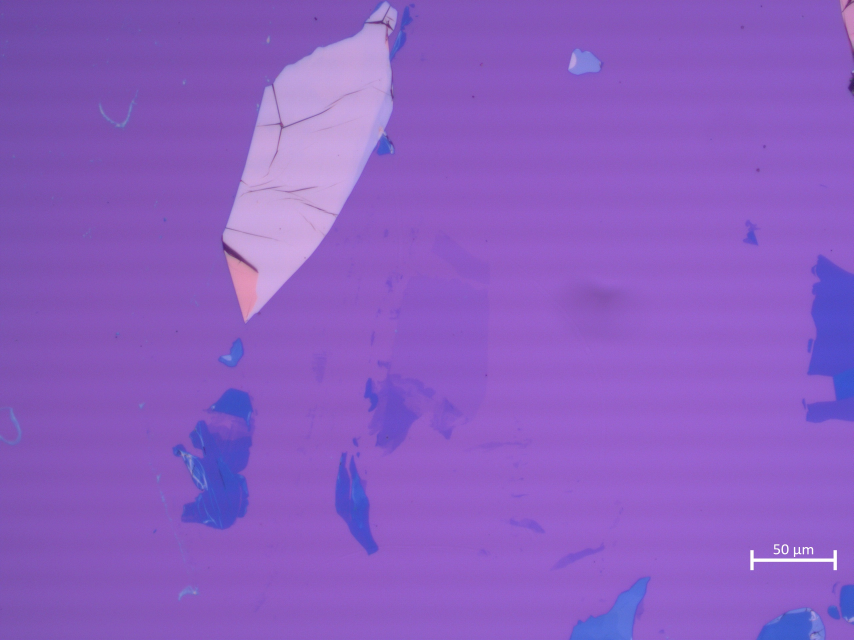
#> input picture Images/GRAPHENE/ml_4/ml_a_20x.jpg, 2560 x 1920 px (shown at 1/3 size)
$ jupyter execute --allow-errors Flake_Finding_Full.ipynb
#> lines starting #> are read from the running program, lines starting #| are printed output that depends on the picture; after the words box and inside, x2 and y2 are one past the last pixel; in counts of white or black regions, pixels touching at a corner belong together; long printed decimals are rounded
# Flake Finding Image processing Algorithm
# Kaitlin Day, Olivia Schriber, Jackson Cox

# Edge Finding

[cell 1]
# Edge Finding Code (Jackson Cox)
import cv2
import numpy as np
import math
#loading in and resizing
#adding in comment

imageusing="Images/GRAPHENE/ml_4/ml_a_20x"

#edge Detection of 50x image of biklayer flake using Canny
edge_img = cv2.imread(imageusing+".jpg")
#> edge_img is the input picture: shape (1920, 2560, 3); mean B, G, R 194.7, 93.5, 140.7
#edge_img = cv2.imread("Images/GRAPHENE/bl_2/bl_a_50x.jpg")
#edge_img = cv2.imread("Images/GRAPHENE/ml_2/mlg_a_50x.jpg")
#edge_img = cv2.imread("Images/GRAPHENE/bl_1/bl_a_10xImgWithCOM.jpg")
scale_percent = 40 # percent of original size
width = int(edge_img.shape[1] * scale_percent / 100)
#> width = 1024
height = int(edge_img.shape[0] * scale_percent / 100)
#> height = 768
dim = (width, height)
#> dim = (1024, 768)
resized = cv2.resize(edge_img, dim, interpolation = cv2.INTER_AREA)
resized_wo_rect=resized
cv2.imwrite(imageusing+"_resized.jpg", resized_wo_rect)
#cv2.imshow('first',resized)
#cv2.waitKey(0)

#image cleaning before finding contours (Order of Operations from article by Rouizi Yacine:
# https://dontrepeatyourself.org/post/edge-and-contour-detection-with-opencv-and-python/)

#convert image to grayscale
edge_gray = cv2.cvtColor(resized, cv2.COLOR_BGR2GRAY)

#blur image
edge_blur = cv2.GaussianBlur(edge_gray, (11,11), 1)

# Canny Edge Detection
edges = cv2.Canny(image=edge_blur, threshold1=1, threshold2=10)
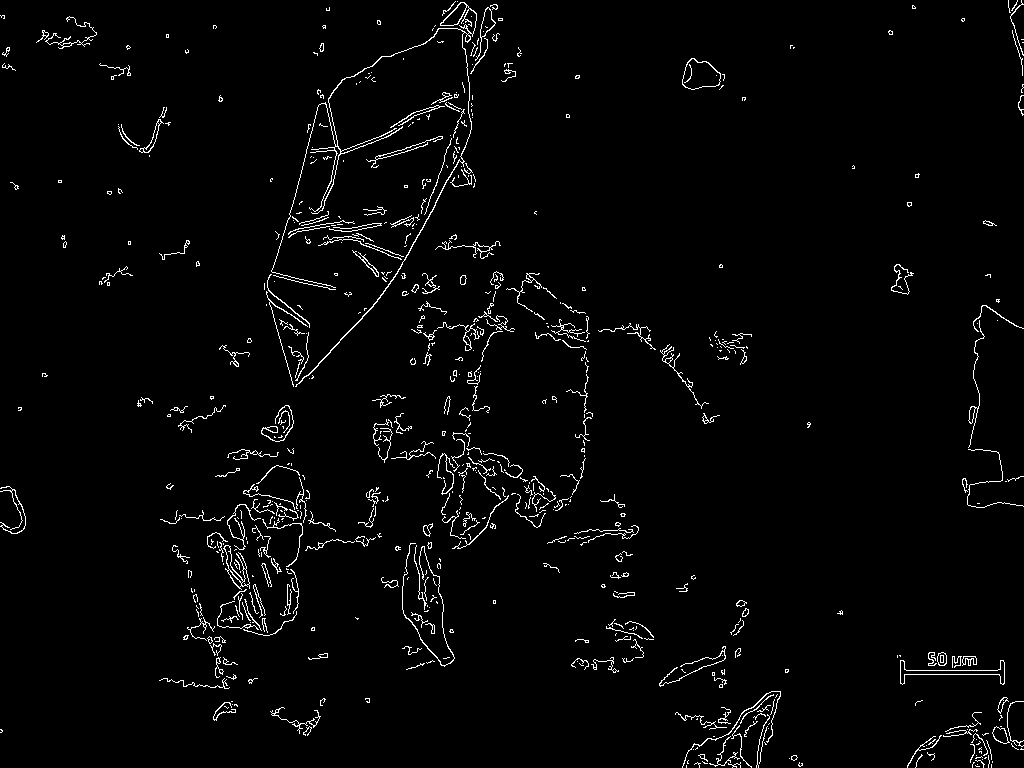
#> edges: shape (768, 1024); 2.4% white in thin lines or dots

#dilate image
kernel = cv2.getStructuringElement(cv2.MORPH_RECT, (3,3))
#gradient = cv2.morphologyEx(edges, cv2.MORPH_GRADIENT, kernel)
dilate = cv2.dilate(edges, kernel, iterations=1)
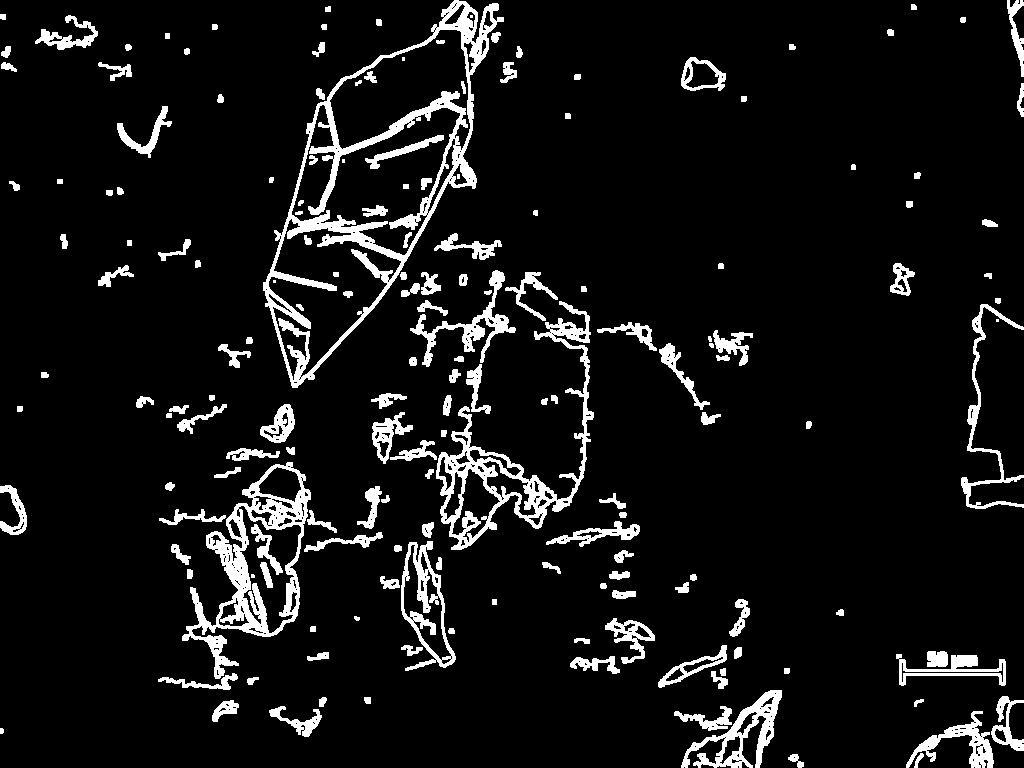
#> dilate: shape (768, 1024); 8% white; 176 white regions (7 under 20 px)
#cv2.imshow('dilated', dilate)

# find contours of edges
contours, heirarchy = cv2.findContours(dilate, cv2.RETR_EXTERNAL, cv2.CHAIN_APPROX_SIMPLE)
#> contours = 152 contours, 9 with area under 20; largest, box (x1, y1, x2, y2) and area: (263, 0, 504, 388) 43380, (182, 462, 311, 679) 12225, (436, 301, 594, 550) 8980, (401, 541, 456, 671) 3766, (681, 690, 782, 768) 2585
cv2.drawContours(resized, contours, -1, (0,255,0), 1)
#> resized: shape (768, 1024, 3); mean B, G, R 190.9, 96.7, 138

#fit bounding rectangles for each contour and add them to the image
print(str(len(contours)) + " flakes were found in this image")
#| 152 flakes were found in this image
rect_points = []
for contour in contours:
    x,y,w,h = cv2.boundingRect(contour)
    rect_points.append([x,y,w,h])
    cv2.rectangle(resized,(x,y),(x+w, y+h),(255,0,0),1)
#> this loop made 152 passes
#> (x, y, w, h) on passes 1 to 3: (788, 754, 16, 14), (914, 753, 10, 15), (0, 728, 4, 6)
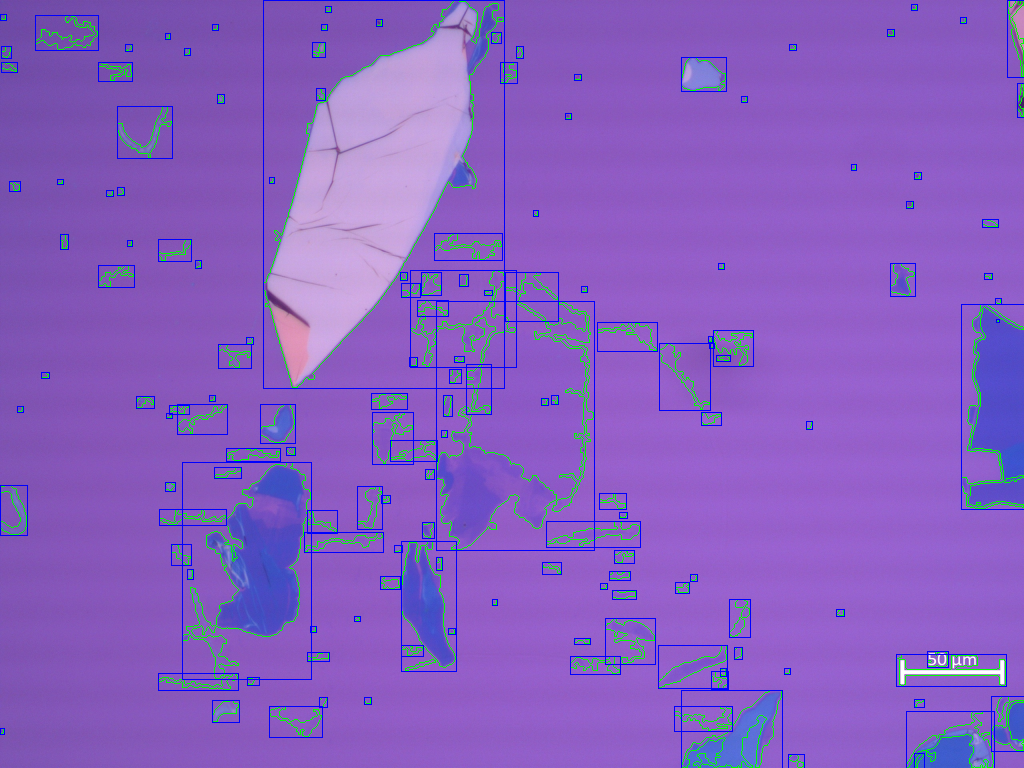
#> resized: shape (768, 1024, 3); mean B, G, R 192.4, 94.8, 135.8
#> after the loop, rect_points = 152 items, first 6: [788, 754, 16, 14], [914, 753, 10, 15], [0, 728, 4, 6], [906, 711, 88, 57], [674, 706, 58, 25], [269, 706, 53, 31]
    #cv2.circle(resized,(x,y), 5, (0,255,0))
# Display Canny Edge Detection Image with contours
#cv2.imshow('Contours', resized)
cv2.imwrite(imageusing+'_contours.jpg', resized)
#> Out = True
#cv2.waitKey(0)

## Size Calucation using Pixel/micrometer conversion

[cell 2]
#Size Calculation (Kaitlin Day)
# read in image & convert to hsv values or grayscale
img1 = cv2.imread("Images/GRAPHENE/bl_1/bl_a_50x.jpg")
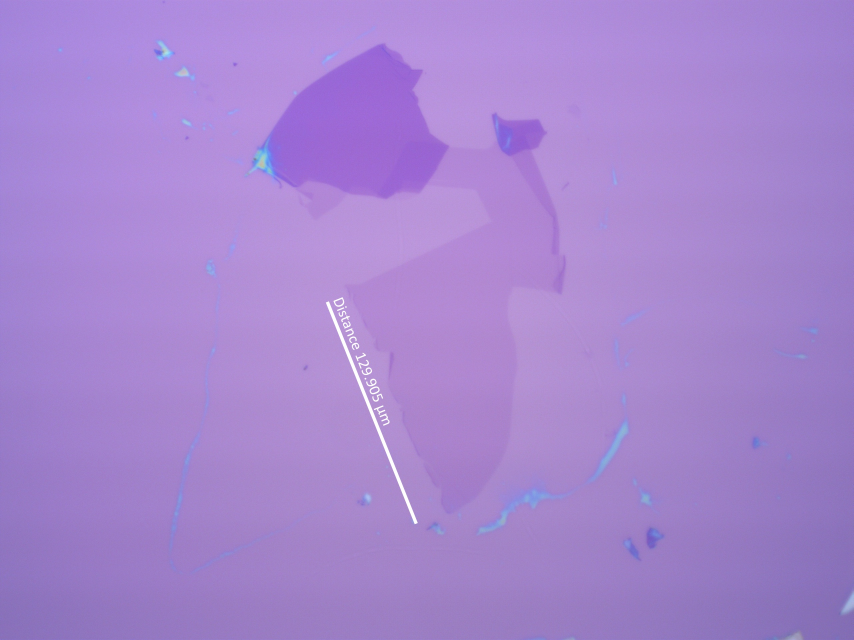
#> input picture Images/GRAPHENE/bl_1/bl_a_50x.jpg, 2560 x 1920 px (shown at 1/3 size)
#> img1 is the input picture: shape (1920, 2560, 3); mean B, G, R 208, 133.3, 166.6
hsv = cv2.cvtColor(img1, cv2.COLOR_BGR2HSV)
#> hsv: shape (1920, 2560, 3); mean H, S, V 133.3, 91.8, 208
img1_gray = cv2.cvtColor(img1, cv2.COLOR_BGR2GRAY)

# create a mask for white values only
mask1 = cv2.inRange(hsv, (0, 0, 255), (255, 255, 255))
#> mask1: shape (1920, 2560); 0.18% white; 26 white regions (9 under 20 px), largest, box (x1, y1, x2, y2) and area: (978, 904, 1253, 1572) 6149, (1001, 892, 1032, 920) 266, (1139, 1241, 1169, 1277) 251

# find & draw contours
thresh = cv2.threshold(img1_gray, 225, 255, cv2.THRESH_BINARY)[1]
#> thresh: shape (1920, 2560); 0.21% white; 19 white regions (1 under 20 px)
contours, hierarchy = cv2.findContours(thresh, cv2.RETR_TREE, cv2.CHAIN_APPROX_SIMPLE)
#> contours = 25 contours, 2 with area under 20; largest, box (x1, y1, x2, y2) and area: (978, 904, 1253, 1572) 6260, (1001, 892, 1032, 920) 564, (1109, 1159, 1139, 1183) 477, (1004, 896, 1030, 917) 347, (1099, 1136, 1129, 1159) 320
cnt1 = cv2.drawContours(img1_gray, contours, 22, (0,255,0), 3)
cv2.imwrite("Images/GRAPHENE/bl_1/bl_a_50x"+"_CNTR.jpg", cnt1)

# count pixels in contour
mxW = contours[22][:,0,1].max()
#> mxW = 1571
mnW = contours[22][:,0,1].min()
#> mnW = 904
mxH = contours[22][:,0,0].max()
#> mxH = 1252
mnH = contours[22][:,0,0].min()
#> mnH = 978
width = mxW-mnW
#> width = 667
height = mxH-mnH
#> height = 274

# hypotenuse calculation in pixels
hyp = math.sqrt(width**2 + height**2)
#> hyp = 721.1

# pixel to micrometer ratio
p2mm_50 = 129.905/hyp
#> p2mm_50 = 0.18
print('50x: ', p2mm_50, 'micrometers/pixel')# #Size Calculation (Kaitlin Day)
#| 50x:  0.1802 micrometers/pixel
# [68 lines of commented-out code are left out]

## Filtering out of smaller noise flakes

[cell 3]
# Filtering of smaller noise flakes [x,y,w,h]
p2mm_50 = 0.45189610287498977;
p2mm_2_5 = 0.876514450867052
resized = cv2.resize(edge_img, dim, interpolation = cv2.INTER_AREA)
good_flakes = [] # used in thickness calculations
for rect in rect_points:
    curr_length = 0
    if rect[2] >=  rect[3]:
        curr_length = rect[2]*p2mm_50
    else:
        curr_length = rect[3]*p2mm_50
    if curr_length > 50 :
        # plug in proper size again
        good_flakes.append(rect)
        cv2.rectangle(resized,(rect[0],rect[1]),(rect[0]+rect[2], rect[1]+rect[3]),(255,0,0),1)
#> this loop made 152 passes
#> (rect, curr_length) on passes 1 to 12: ([788, 754, 16, 14], 7.23), ([914, 753, 10, 15], 6.78), ([0, 728, 4, 6], 2.71), ([906, 711, 88, 57], 39.77), ([674, 706, 58, 25], 26.21), ([269, 706, 53, 31], 23.95), ([212, 700, 27, 22], 12.2), ([914, 699, 10, 8], 4.52), ([364, 697, 7, 7], 3.16), ([319, 697, 8, 10], 4.52), ([991, 696, 33, 55], 24.85), ([681, 690, 101, 78], 45.64)
#> curr_length on passes 61 to 66: 4.07, 21.24, 3.16, 3.62, 2.71, 9.04
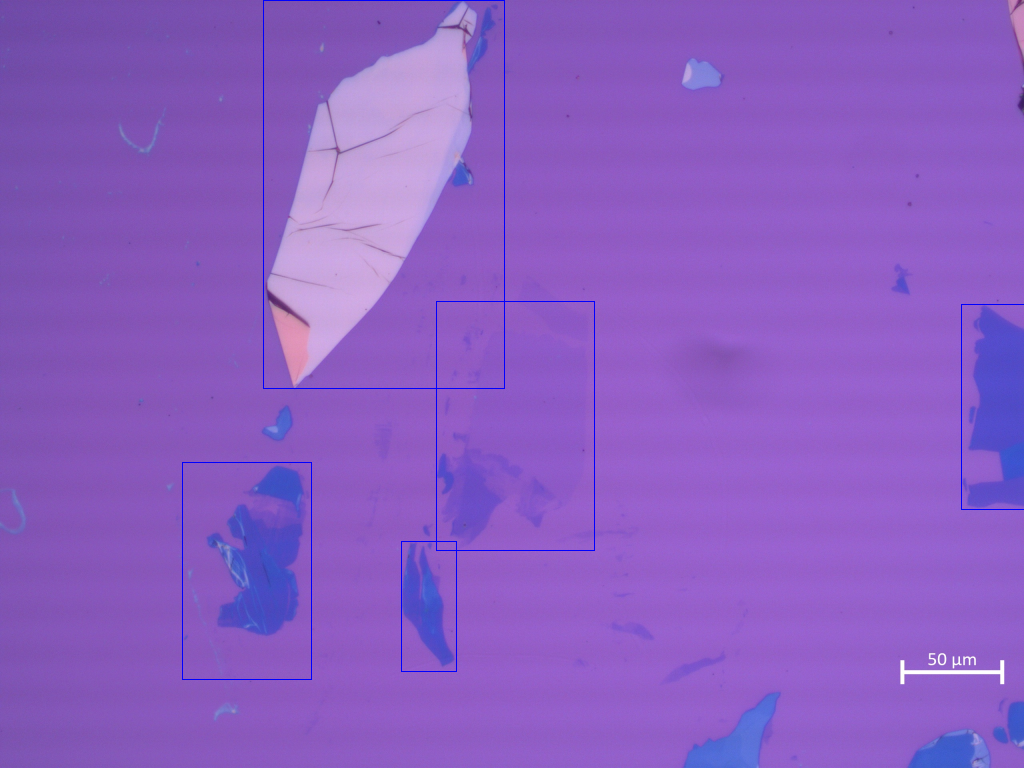
#> resized: shape (768, 1024, 3); mean B, G, R 195, 93.1, 140.1
#> after the loop, good_flakes = [[401, 541, 55, 130], [182, 462, 129, 217], [961, 304, 63, 205], [436, 301, 158, 249], [263, 0, 241, 388]]
#cv2.imshow('Contours',resized)
#cv2.waitKey(0)
print(good_flakes)
#| [[401, 541, 55, 130], [182, 462, 129, 217], [961, 304, 63, 205], [436, 301, 158, 249], [263, 0, 241, 388]]
print(curr_length, rect[2],rect[3])
#| 175.336 241 388
#cv2.imshow('Contours', resized)
#cv2.imwrite("Images/GRAPHENE/bl_1/bl_a_50x_edgesize.jpg", resized)
cv2.imwrite(imageusing+"_edgesize.jpg",resized)
#> Out = True

#cv2.waitKey(0)

# Thickness Calc W/ Background Color

[cell 4]
import colorsys
imagehere = cv2.imread(imageusing+".jpg")


colors_count={}
(channel_b, channel_g, channel_r) = cv2.split(imagehere)
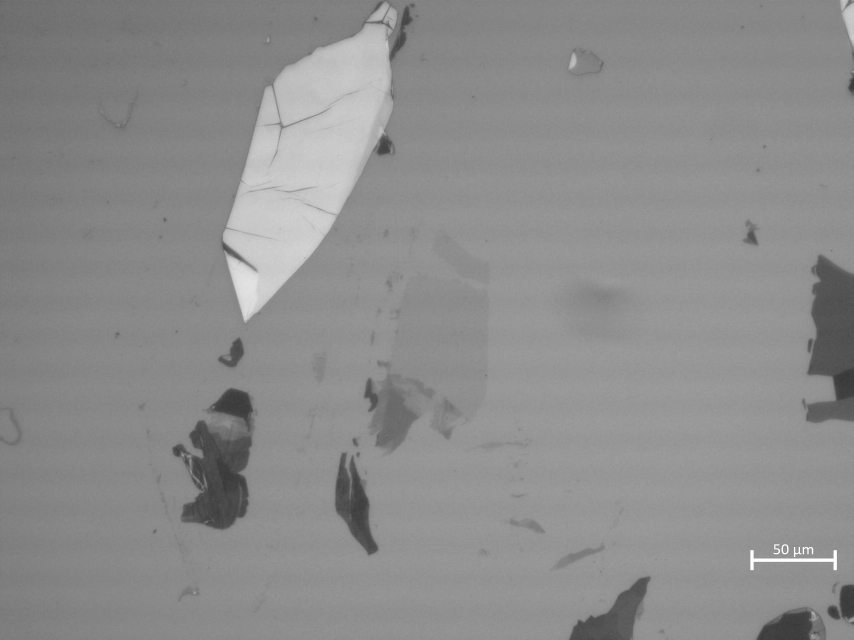
#> channel_r: shape (1920, 2560) (shown at 1/3 size); min 44, max 255, mean 140.7
channel_b = channel_b.flatten()
channel_g = channel_g.flatten()
channel_r = channel_r.flatten()

for i in range(len(channel_b)):
    RGB = tuple([channel_r[i], channel_g[i], channel_b[i]])
    if RGB in colors_count:
        colors_count[RGB] += 1
    else:
        colors_count[RGB] = 1
#> this loop made 4915200 passes
#> RGB on passes 1 to 3: (114, 72, 170), (114, 74, 170), (112, 72, 168)
#> after the loop, colors_count = 50472 items

j=0;
for keys in sorted(colors_count, key=colors_count.__getitem__):
    j=j+1

    if j==len(colors_count):
        max_seen=keys
        red_oi=max_seen[0]
        green_oi=max_seen[1]
        blue_oi=max_seen[2]
#> this loop made 50472 passes
#> keys on passes 1 to 3: (149, 104, 161), (177, 129, 179), (172, 122, 173)
#> after the loop, j = 50472

blank_img = cv2.imread("Images/Logotesting/white_sqaure.png")
bkgnd_color = ( int (max_seen [ 2 ]), int (max_seen[ 1 ]), int (max_seen [ 0 ]))
color_swatch=cv2.circle(blank_img, (200,200), 2, bkgnd_color, 150) #draw center of mass (for specific color) circle on image)
cv2.imwrite(imageusing+"BACKGROUNDCOLOR.jpg", color_swatch)

hsv_bkgnd_color=colorsys.rgb_to_hsv(bkgnd_color[0],bkgnd_color[1],bkgnd_color[2])
hsv_bkgnd_color=list(hsv_bkgnd_color)
hsv_bkgnd_color[0] = hsv_bkgnd_color[0]*180
hsv_bkgnd_color[1]=hsv_bkgnd_color[1]*255

print("Background color in hsv: {}".format(hsv_bkgnd_color))

h_bkgnd=hsv_bkgnd_color[0]
s_bkgnd=hsv_bkgnd_color[1]
v_bkgnd=hsv_bkgnd_color[2]

i=0
resized_blank=cv2.imread(imageusing+'_resized.jpg')
good_flakes_detected_rect=[]
good_flakes_detected_thick=[]
good_flakes_detected_image=[]
thresholdpercentmask=18

for rect in good_flakes:
    [x,y,w,h]=rect
    img_crop=resized_blank[y:y+h,x:x+w]
    cv2.imwrite(imageusing+'crop'+str(i)+".jpg",img_crop)
    hsv = cv2.cvtColor(img_crop, cv2.COLOR_BGR2HSV)


    #fewlayer_mask = cv2.inRange(hsv, (h_bkgnd+2, s_bkgnd+10, 0), (h_bkgnd+35, s_bkgnd+100, 255))

    fewlayer_mask = cv2.inRange(hsv, (h_bkgnd-40, s_bkgnd+10, 0), (h_bkgnd+35, s_bkgnd+100, 255))

    bilayer_mask = cv2.inRange(hsv, (h_bkgnd-35, s_bkgnd+.0001, 0), (h_bkgnd+5, s_bkgnd+20, 255))

    monolayer_mask=cv2.inRange(hsv, (h_bkgnd-31, s_bkgnd-2, 0), (h_bkgnd+4.2, s_bkgnd+20, 255))

    mask_array=[fewlayer_mask,bilayer_mask,monolayer_mask]

    for j,mask in enumerate(mask_array):
        print()
        if(j==0):
            print("FEW")
            flake_type_name="few"
        if(j==1):
            print("BI")
            flake_type_name="bi"
        if(j==2):
            print("MONO")
            flake_type_name="mono"
        mask_here=cv2.blur(mask, (3,3))
        mask_here=cv2.threshold(mask_here, 200, 255, cv2.THRESH_BINARY)[1]

        white_pix=np.sum(mask_here == 255)
        width = int(mask_here.shape[1])
        height = int(mask_here.shape[0])
        allpix=width*height

        ratio=white_pix/allpix *100
        #print("Flake index:{}, ratio of white to black in entire crop:{}".format(i,round(ratio,4)))

        if(ratio>thresholdpercentmask):

            M=cv2.moments(mask)
            cX=int(M["m10"]/M["m00"]) # ???
            cY=int(M["m01"]/M["m00"])
            #print("center of mass: {}, {}".format(cX,cY))

            radius=3

            X_around_COM=np.arange(cX-radius,cX+radius+1)
            Y_around_COM=np.arange(cY-radius,cY+radius+1)

            count_white_around_COM=0
            pixel_count=0

            for x_val in Y_around_COM: #and here
                for y_val in X_around_COM:
                    #print(x_val,y_val)
                    if(x_val>=0 and x_val<height and y_val>=0 and y_val<width): #changed here
                        point=mask[x_val,y_val] ##indexing error??
                        pixel_count=pixel_count+1
                        if(point==[255]):
                            count_white_around_COM=count_white_around_COM+1

            ratio_around_COM=count_white_around_COM/pixel_count

            print("Ratio of white around COM is {}" .format(ratio_around_COM))

            mask = cv2.circle(mask, (cX,cY), 5, bkgnd_color, 2)
            cv2.imwrite(imageusing+'cropmaskwCOM'+str(i)+flake_type_name+'.jpg', mask)

            if(ratio_around_COM>=.9): # might want to eventally change this threshold
                print("Flake with adequate ratio + COM detected at index {} in good_flakes. Flake is={}".format(i,flake_type_name))

                good_flakes_detected_rect.append(rect)
                good_flakes_detected_thick.append(flake_type_name)
                good_flakes_detected_image.append(str(imageusing))

    i=i+1


    #print("Good flakes: {}".format(good_flakes_detected))
    print("Good flakes rect: {}".format(good_flakes_detected_rect))
    print("Good flakes thickness: {}".format(good_flakes_detected_thick))
    print("Good flakes image: {}".format(good_flakes_detected_image))

    def find_index(lst, item):
        return [index for index, x in enumerate(lst) if x == item]

    for good_flake in good_flakes_detected_rect:
        x=find_index(good_flakes_detected_rect,good_flake)
        print(x)

        if(len(x)>1):
            first_index=x[0]
            print(first_index)
            good_flakes_detected_rect.pop(first_index)
            good_flakes_detected_thick.pop(first_index)
            good_flakes_detected_image.pop(first_index)

    print("Good flakes rect: {}".format(good_flakes_detected_rect))
    print("Good flakes thickness: {}".format(good_flakes_detected_thick))
    print("Good flakes image: {}".format(good_flakes_detected_image))
#> this loop made 5 passes
#> (printed output is left out)
#> hsv: shape (388, 241, 3); mean H, S, V 135.9, 107.4, 201.1
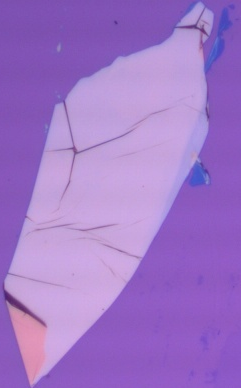
#> img_crop: shape (388, 241, 3); mean B, G, R 200.6, 118.5, 160.5
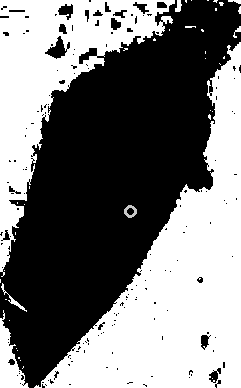
#> mask: shape (388, 241); min 0, max 255, mean 121
#> after the loop, good_flakes_detected_image = ['Images/GRAPHENE/ml_4/ml_a_20x']; good_flakes_detected_rect = [[436, 301, 158, 249]]; good_flakes_detected_thick = ['mono']; i = 5

## Creating Flake Characteristic Arrays for SQLite Database

[cell 5]
# create class of flakes
class flakes:
    def __init__(self, image, mag, thickness, l_side, num_flakes, location):
        self.image = image
        self.mag = mag
        self.thickness = thickness
        self.l_side = l_side
        self.num_flakes = num_flakes
        self.location = location

[cell 6]
# loop through all
import cv2
import numpy as np
import math
import os
import string
#work on this
directory = "Images/GRAPHENE/"
#> directory = 'Images/GRAPHENE/'
unfiltered_images = [];
#Code from: https://www.folkstalk.com/2022/10/python-loop-through-all-folders-and-subfolders-with-code-examples.html
for root, subdirectories, files in os. walk(directory):
    for subdirectory in subdirectories:
        for root2,sub2, files2 in os. walk(subdirectory):
            print()
    for file in files:
        if "_20x" in os. path. join(root, file):
            unfiltered_images.append(str(os. path. join(root, file)))
#> this loop made 0 passes
#> after the loop, unfiltered_images = []

unfiltered_images = [i.replace('\\\\','////') for i in unfiltered_images]

#print(unfiltered_images)
